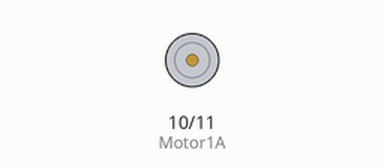
This sketch was run on a simulated Arduino Uno, built with avr-gcc and run on an emulated ATmega328P. Shown: motor-driver pin pairs drawn as motors (green arrow = first pin HIGH = forward, orange = second pin HIGH = backward, longer = more drive). What the sketch prints to the serial monitor is not drawn.

Above: at 4.5 s.
Timing chart, 0 to 14.4 s (numbered marks = the images above):
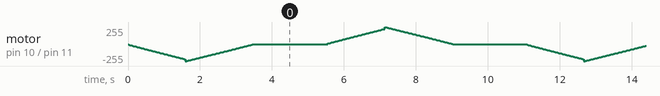

The sketch:

Discrete_H_Bridge.ino
```cpp
int Motor1A = 10;
int Motor1B = 11;
void setup() {
  // put your setup code here, to run once:
Serial.begin(9600);
}

void loop() {
  // put your main code here, to run repeatedly:
analogWrite(Motor1A, 0);
for (int fadeValue = 0 ; fadeValue <= 225; fadeValue += 5) {
  analogWrite(Motor1B, fadeValue);
  Serial.print("Motor Clockwise Speed Up PWM: ");
  Serial.println(fadeValue);
  delay(10);
}
for (int fadeValue = 255 ; fadeValue >= 0; fadeValue -= 5) {
  analogWrite(Motor1B, fadeValue);
  Serial.print("Motor Clockwise Slwo Down PWM: ");
  Serial.println(fadeValue);
  delay(10);
}
analogWrite(Motor1A, 0);
analogWrite(Motor1B, 0);
Serial.println("Motor Stop for 2 seconds");
delay(2000);

analogWrite(Motor1B, 0);
for (int fadeValue = 0 ; fadeValue <= 225; fadeValue += 5) {
  analogWrite(Motor1A, fadeValue);
  Serial.print("Motor Clockwise Speed Up PWM: ");
  Serial.println(fadeValue);
  delay(10);
}
for (int fadeValue = 255 ; fadeValue >= 0; fadeValue -= 5) {
  analogWrite(Motor1A, fadeValue);
  Serial.print("Motor Clockwise Slwo Down PWM: ");
  Serial.println(fadeValue);
  delay(10);
}
analogWrite(Motor1A, 0);
analogWrite(Motor1B, 0);
Serial.println("Motor Stop for 2 seconds");
delay(2000);

}
```
